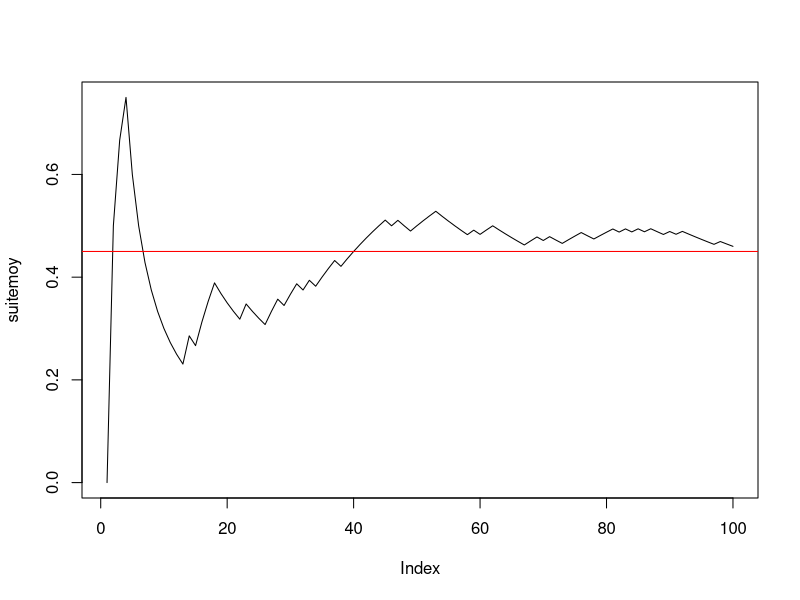

This figure's R source: (Note: this script raises an error after producing the figure.)

#--------question 1------------
n <- 100
p <- 0.45
x <- rbinom(n, 1, p)
#--------question 2------------
cumsum(x)
(taille <- 1:n)
(suitemoy <- cumsum(x) / taille)
#--------question 3------------
plot(suitemoy, type = "l")
abline(h = p, col = "red")

#------------Exercice 2------------------------



#--------question 1------------
(n <- 100)
(mu <- -2)
(sigma <- 2)
rm(xg)
(xg <- rnorm(n, mu, sigma))
#--------question 2------------
cumsum(xg)
rm(taille)
(taille <- 1:n)
rm(suitemoyg)
suitemoyg
(suitemoyg <- cumsum(xg) / taille)
#--------question 3------------
plot(suitemoyg, type = "l", ylim = c(-10, 6))
abline(h = mu, col = "red")


#------------Exercice 3------------------------

#---------question 1--------------------------
mu <- -2
sigma <- 2
n <- 5
rm(x) # efface l'objet précedemment créé x
(x <- rnorm(n, mu, sigma)) # echantillon de n tirages de X
(moyx <- mean(x)) # moyenne de l'échantillon de taille n x

#---------question 2--------------------------
(y <- rnorm(n, mu, sigma)) # second echantillon de n tirages de X
(moyy <- mean(y)) # moyenne de l'échantillon y
(rbind(x, y) -> M) # range les deux échantillons dans M à 2 lignes et n colonnes
rowMeans(M)

#---------question 3--------------------------
N <- 1000
Mdata <- matrix(rnorm(n * N, mu, sigma), ncol = n, byrow = T) # N échantillons de taille n disposés en lignes
dim(Mdata) # dimension de la matrice N lignes et n colonnes


#---------question 4--------------------------
(rowMeans(Mdata) -> moyennes) # calcule les moyennes pour les N, n-échantillons tirés.
apply(Mdata, MARGIN = 1, mean) # alternative pour effectuer les moyennes en ligne

#---------question 5--------------------------
mean(moyennes) # moyenne empirique des N réalisations de Xbar_n
sd(moyennes) * sqrt((length(moyennes) - 1) / length(moyennes)) # ecart-type empirique
sd(moyennes) # écart-type estimé sans biais = ecart-type empirique corrigé

#---------question 6--------------------------
hist(moyennes, prob = T, main = "Répartition de la moyenne empirique des Xi, i=1,....,n") # la répartition observée de Xbar_n
(abs <- seq(1.2 * min(moyennes), 1.2 * max(moyennes), (max(moyennes) - min(moyennes)) / 100))
points(abs, dnorm(abs, mu, sigma / sqrt(n)), col = 2, type = "l")
abline(v = mean(moyennes), col = 3, lty = "dashed") # moyenne de l'échantillon
abline(v = mu, col = 2) # moyenne théorique mu de la loi de Xbar
# belle adéquation de l'échantillon à la normale, que l'on peut verifier avec dte de Henry
qqnorm(moyennes) # les points sont presque alignés la loi de Xbar_n est donc bien normale
qqline(moyennes, col = 2) # autour de la droite rouge qui passe par les deux points
# (1er quartile theo de la centrée réduite,1er quartile empirique) et
# (3ieme quartile theo de la centrée réduite,3ieme quartile empirique)
# mean(echantillon) et écart-type empirique sd(échantillon)*sqrt((n-1)/n). e
# En effet si on ajoute la droite passant par ces deux points elle se confond
# avec qqline. droite de Henry

(x1 <- qnorm(0.25))
(x2 <- qnorm(0.75))
(y1 <- quantile(moyennes, 0.25, type = 1))
(y2 <- quantile(moyennes, 0.75, type = 1))
abline(y1 - (y2 - y1) * x1 / (x2 - x1), (y2 - y1) / (x2 - x1), col = 3) # droite de Henry

#----------question 7-------------------------
moyennecr <- sqrt(n) * (moyennes - mu) / sigma
hist(moyennecr, prob = T, main = "Répartition observée de la moyenne empirique centrée réduite")
(abscr <- seq(1.2 * min(moyennecr), 1.2 * max(moyennecr), (max(moyennecr) - min(moyennecr)) / 100))
points(abscr, dnorm(abscr), col = 2, type = "l")
abline(v = mean(moyennecr), col = 3, lty = "dashed") # moyenne empirique de l'échantillon
abline(v = 0, col = 2) # moyenne théorique  de la loi normale centrée réduite

qqnorm(moyennecr)
qqline(moyennecr) # droite de Henry

#-----------question 8------------
n <- 50
# puis réexecuter les lignes 67 à 107 : la loi reste gaussienne mais
# l'écart-type de Xbarn est plus petit avec n=50 qu'avec n=2
sd(moyennes)
sigma / sqrt(n)

n <- 2
# puis réexecuter les lignes 67 à 107 : LA LOI EST TOUJOURS GAUSSIENNE MEME AVEC n PETIT
# C'EST UNE PROPRIETES CARACTÉRISTIQUE DE LA LOI NORMALE MAIS QUI NE S'APPLIQUE PAS AUX AUTRES
# LOIS COMME PAR EX A LA BERNOULLI ==> VOIR EXO SUIVANT
sd(moyennes)
# l'écart type empirique est EN REVANCHE plus faible avec n=2 qu'avec n=50 :
# normal il estime sigma/sqrt(n) or :
sigma / sqrt(n)

#####################################################################################
# CE QU'IL FAUT RETENIR DE CET EXERCICE : LA LOI DE XBAR EST GAUSSIENNE SI L'ÉCHANTILLON EST
# GAUSSIEN ET DE TAILLE QUELCONQUE n. LE RESULTAT DU THEOREME CENTRAL LIMITE EST VRAI DANS CE CAS
# POUR TOUT n ET PAS SEULEMENT POUR n GRAND
###################################################################################

###################################################
#------------Exercice 4------------------------
###################################################

#---------question 1--------------------------
p <- 0.45
n <- 5
N <- 100
rm(Mdata) # efface l'objet précedemment créé Mdata

Mdata <- matrix(rbinom(n * N, 1, p), ncol = n, byrow = T) # N échantillons de taille n disposés en lignes
dim(Mdata) # dimension de la matrice N lignes et n colonnes

(rowMeans(Mdata) -> moyennes) # calcule les moyennes pour les N, n-échantillons tirés.


mean(moyennes) # moyenne empirique des N réalisations de Xbar_n
sd(moyennes) * sqrt((length(moyennes) - 1) / length(moyennes)) # ecart-type empirique
sd(moyennes) # écart-type estimé sans biais = ecart-type empirique corrigé

#---------histogramme de xbar_n--------------------------
hist(moyennes, prob = T, ylim = c(0, max(dnorm(p, p, sqrt(p * (1 - p) / n)), 4)), main = "Répartition de la moyenne empirique des Xi, i=1,....,n") # la répartition observée de Xbar_n
(abs <- seq(.8 * min(moyennes), 1.2 * max(moyennes), (max(moyennes) - min(moyennes)) / 100))
points(abs, dnorm(abs, p, sqrt(p * (1 - p) / n)), col = 2, type = "l")
abline(v = mean(moyennes), col = 3, lty = "dashed") # moyenne de l'échantillon
abline(v = p, col = 2) # moyenne théorique mu de la loi de Xbar
qqnorm(moyennes) # vraiment pas gaussien !
qqline(moyennes, col = 2)
# AUCUNE ADEQUATION  de l'échantillon à la normale CAR n EST TROP PETIT ET LE TCL N'EST
# PAS VERIFIE. ON REFAIT LA SIMUL AVEC n=200 :

n <- 200
# puis réeéxuter les lignes 142 à 161

# EUREKA CA MARCHE BEAUCOUP MIEUX ET ON A BIEN UNE REPARTITION GAUSSIENNE CAR n EST SUFFISAMMENT GRAND POUR
# QUE LE TCL SOIT VERIFIE !
######################################

qqnorm(moyennes)
qqline(moyennes, col = "red")

# Si on augmente N on améliore l'estimation de la densité de Xbarn par l'histogramme
# des N réalisations de Xbarn mais si n est petit on n'observe pas un histogramme
# ressemblant à une gaussienne puisque le TCL ne s'applique que si n est assez grand.
# Essayer avec
N <- 1000
n <- 4
# puis lignes 142 à 159.
N <- 1000
n <- 100
# puis lignes 142 à 159.
